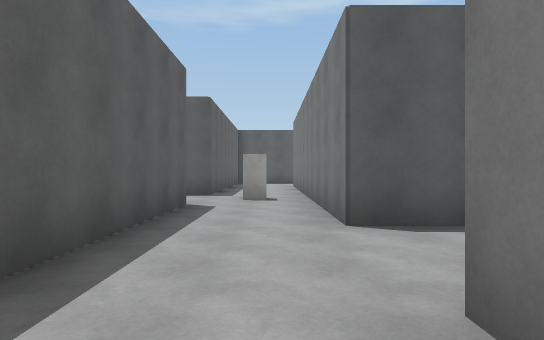
View 1 (above)

24 first-person views from a walk through a Unity game level. The camera is 1.3 m above the floor, looks level and sees 75° across. The floor is counted in squares, 2 m on a side. Each view is taken from the middle of a square. On the plan, view 1 faces up. The plan holds only what a view shows up to about 10 squares ahead; the rest is blank. The place goes on beyond the plan. The player character is not drawn. Surface patterns are stand-ins for the level's own textures.

View 2
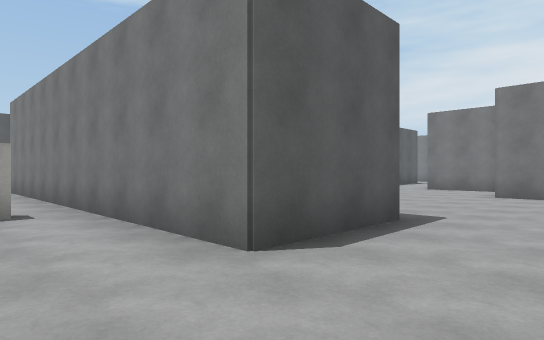

View 3
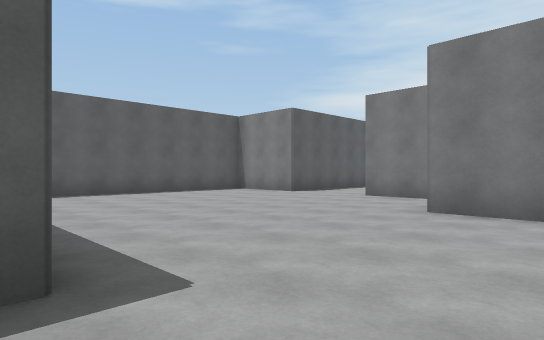

View 4
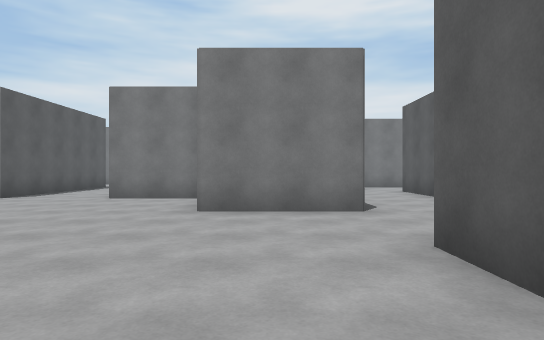

View 5
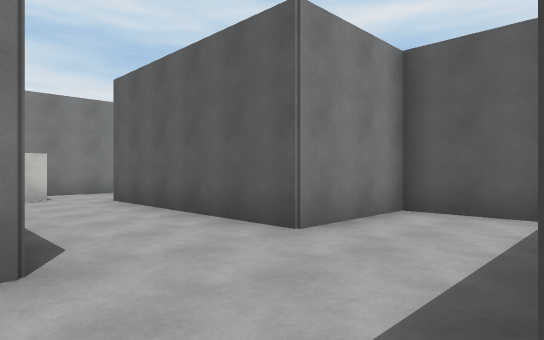

View 6
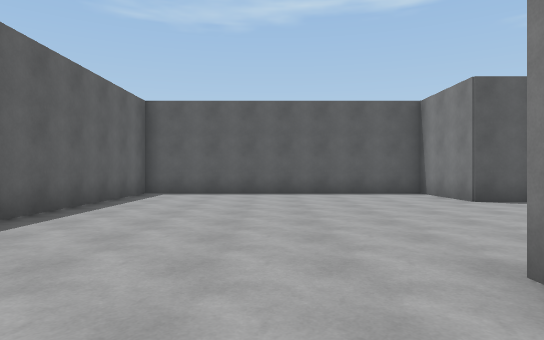

View 7
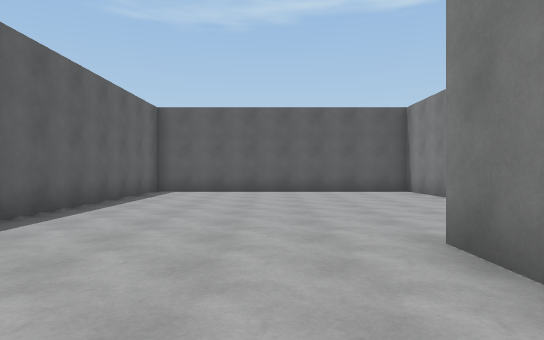

View 8
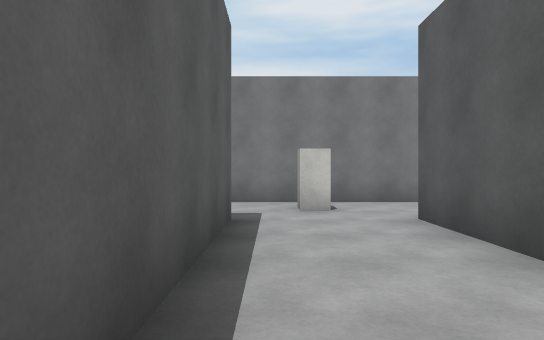

View 9
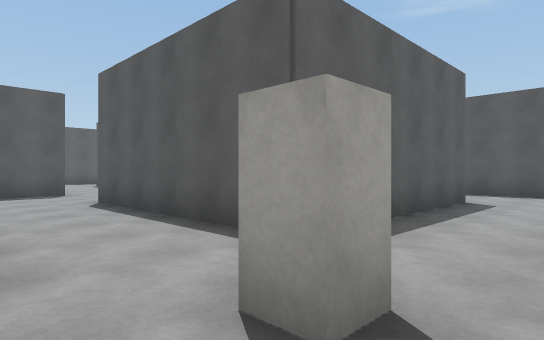

View 10
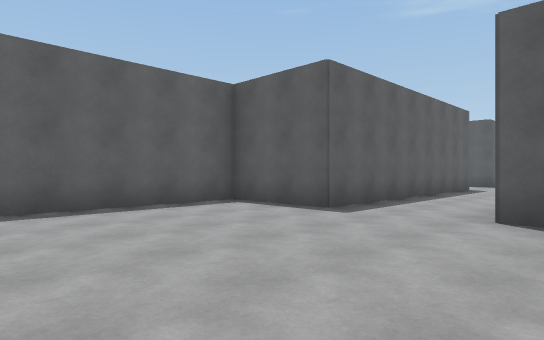

View 11
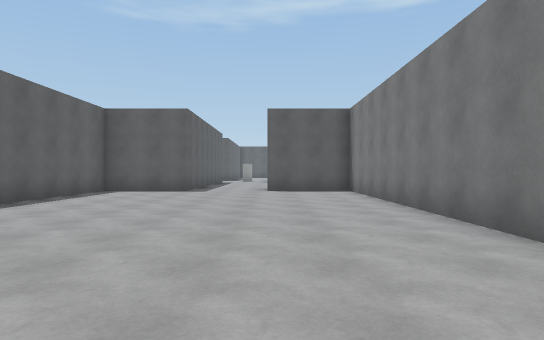

View 12
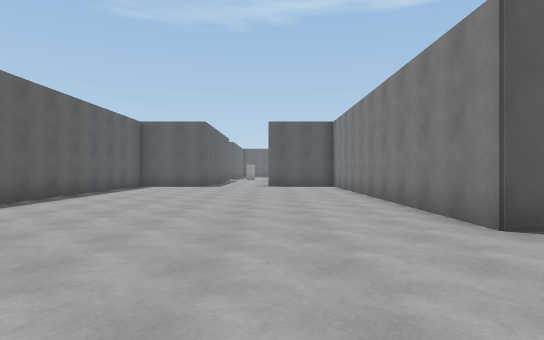

View 13
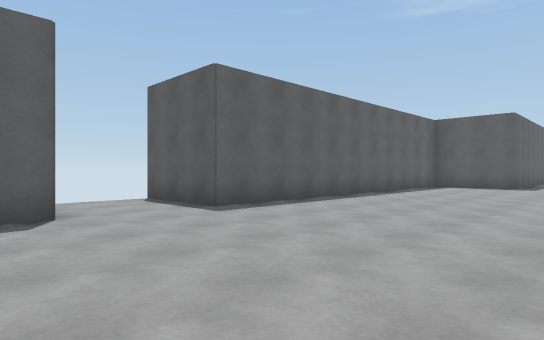

View 14
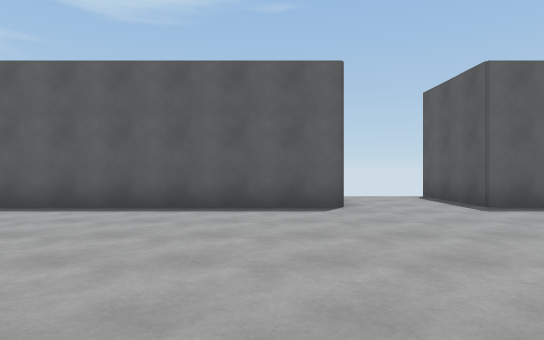

View 15
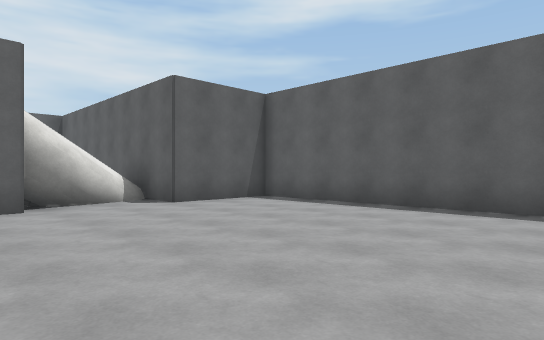

View 16
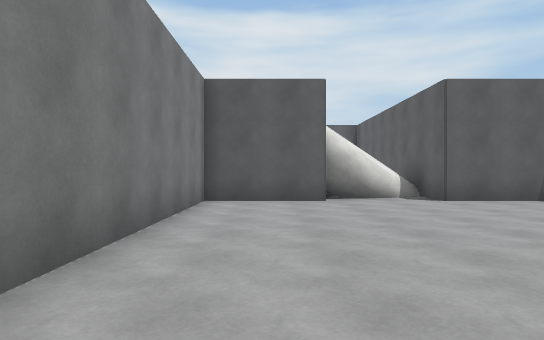

View 17
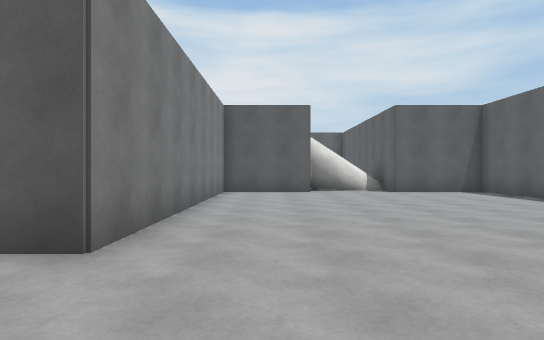

View 18
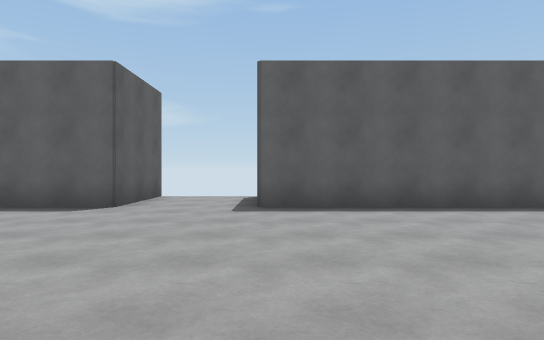

View 19
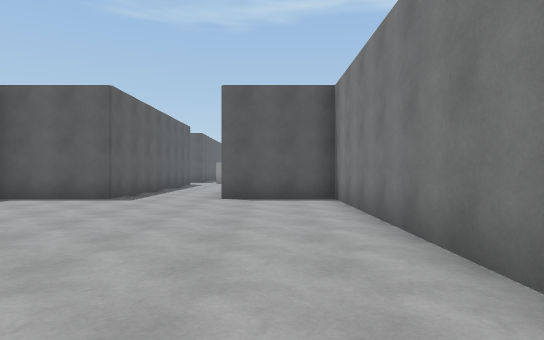

View 20
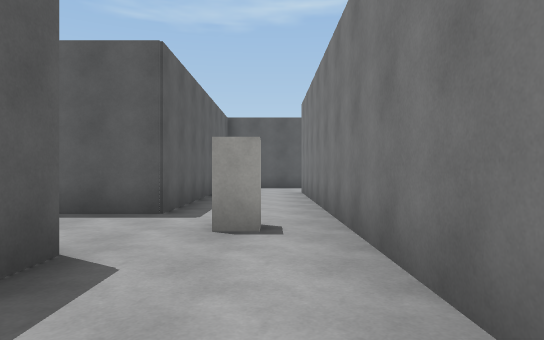

View 21
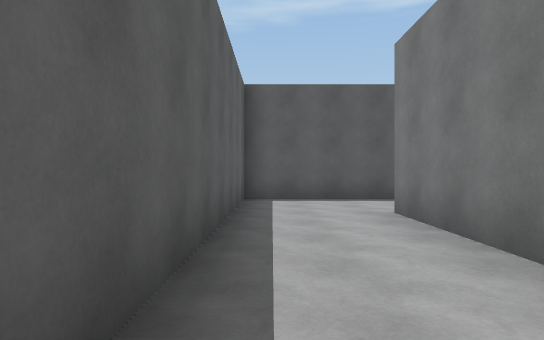

View 22
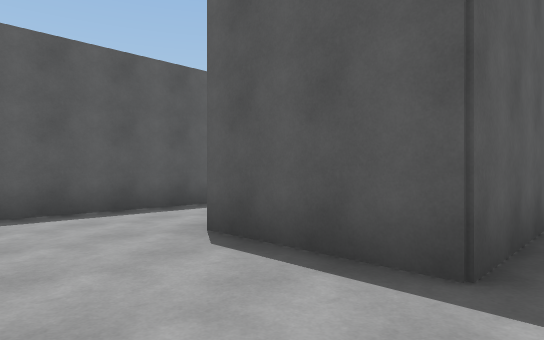

View 23
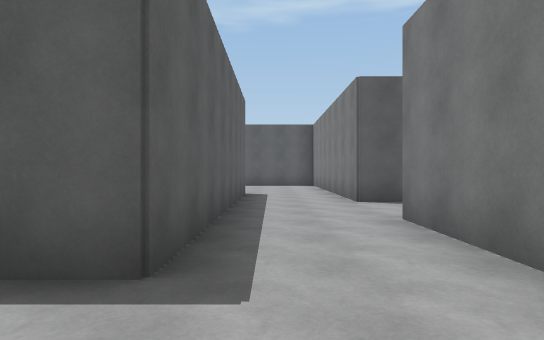

View 24
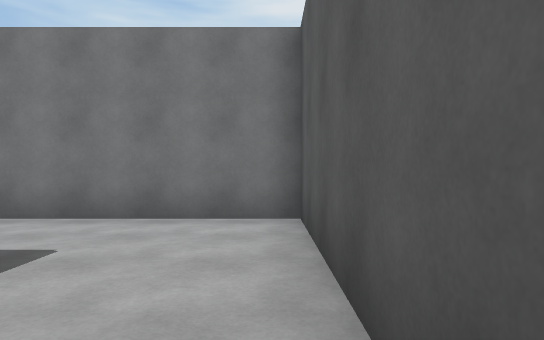

### Floor plan
Points are (right, up) in squares from view 1. A wall is a line through its corners. A room is listed if a view was taken in it or the views show most of it. See-through windows are left out.
Room 1 (views 1, 2, 3, 4, 5, 6, 7, 8, 9, 20, 21, 22, 23, 24)
walls: (3.5, 4.1) (0.9, 4.1) (0.9, 14.4); (4.8, 1.6) (6.1, 1.6) (6.1, 0.2); (11.1, 4.6) (11.1, 6.8); (0.9, 1) (0.9, 1.6); (-1.6, 6.8) (-1.6, -1); (13.7, 6.8) (13.7, 3.5); (6.8, -3.5) (8.5, -3.5) (8.5, -0.9) (13.8, -0.9); (13.8, 1.5) (8.5, 1.5) (8.5, 4.2); (14.8, 9.2) (11.1, 9.2) (11.1, 11.8) (3.5, 11.8) (3.5, 5.5); (1.8, 16.9) (-1.6, 16.9) (-1.6, 9.2) (-4.3, 9.2) (-4.3, 12); (-6.7, 11.9) (-6.7, 4.1) (-7.6, 4.1); (-8.6, 1.6) (-4.3, 1.6) (-4.3, 6.8)
ways out: opening at (-0.5, -1) to room 2; opening at (-5.5, 10.5)
objects: other object (0, 8); other object (15, 0)
Room 2 (views 10, 11, 12, 13, 14, 15, 16, 17, 18, 19)
walls: (3.4, -11.3) (3.4, -1) (0.8, -1); (-6.9, -13.7) (-4.2, -13.7) (-4.2, -21.4) (-1.6, -21.4) (-1.6, -23.1); (0.8, -21.4) (3.4, -21.4) (3.4, -13.7); (-0.4, -22.1) (0.8, -21.7); (-1, -22.5) (0.3, -21.8); (-1.1, -22.8) (-0.3, -22) (0.9, -21.8); (-1.1, -22.8) (0, -22) (0.8, -22); (-1.6, -1) (-4.2, -1) (-4.2, -11.3) (-6.9, -11.3)
low walls: (-1.6, -22.8) (-1, -22.3); (-1.5, -23.1) (-1, -22.5)
ways out: opening at (-0.5, -1) to room 1; opening at (4, -12.5)

Positions as (right, up) in squares from view 1, and headings:
1: (0, 0), facing up
2: (-1, 2), facing up-right
3: (3, 2), facing up-right
4: (3, 3), facing right
5: (6, 2), facing down-right
6: (7, 2), facing up
7: (7, 1), facing up
8: (9, 1), facing right
9: (16, -1), facing up-left
10: (2, -6), facing up-left
11: (1, -12), facing up
12: (1, -15), facing up
13: (1, -15), facing up-left
14: (2, -15), facing left
15: (2, -15), facing down-left
16: (2, -14), facing down
17: (2, -11), facing down
18: (2, -11), facing left
19: (2, -9), facing up
20: (0, 4), facing up
21: (-1, 9), facing up
22: (-1, 7), facing up-left
23: (-6, 2), facing up
24: (-9, 2), facing right
